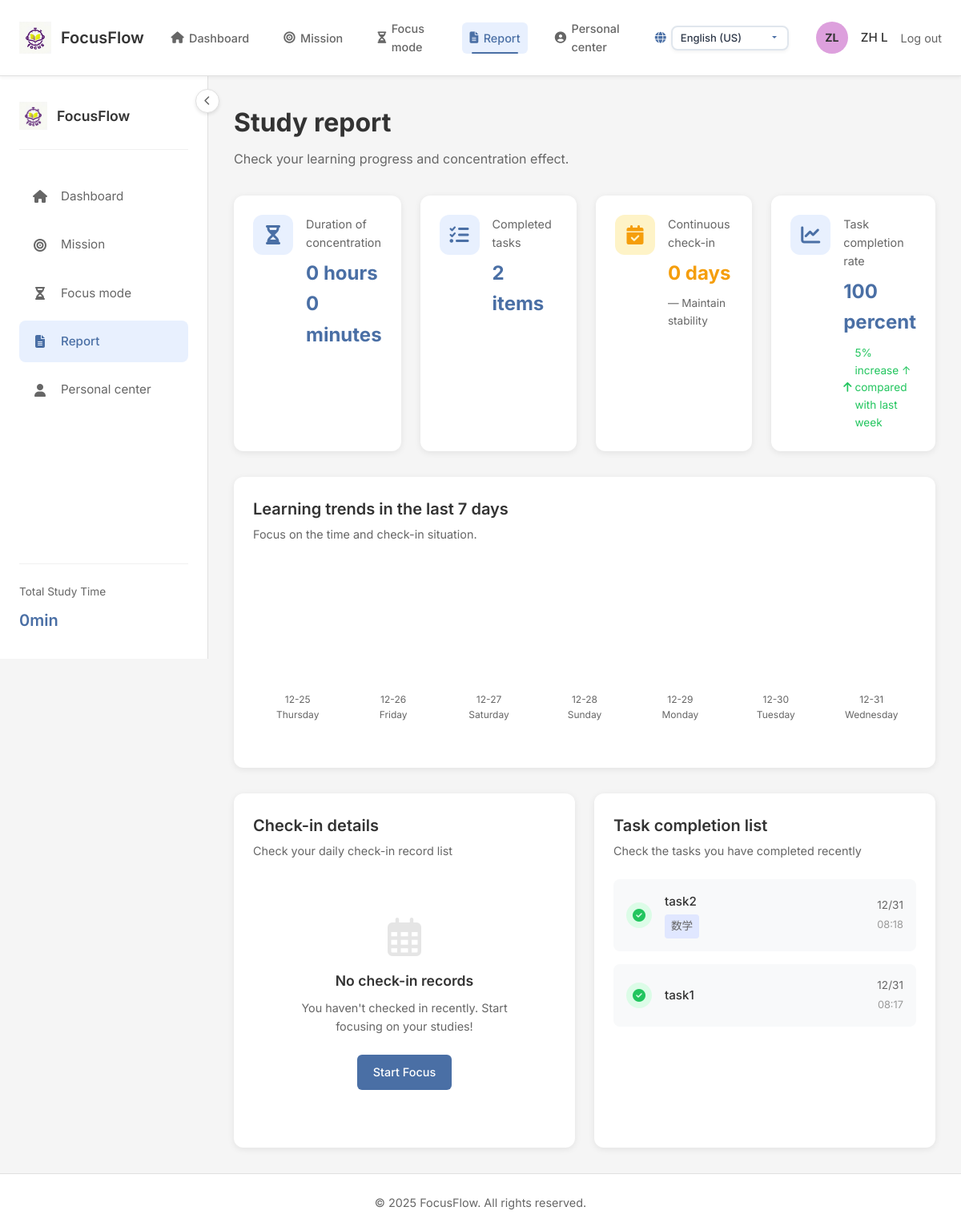
The app's page /reports (signed in) with its own data.
### tables this page shows
CREATE TABLE tasks (
    id INTEGER PRIMARY KEY AUTOINCREMENT,
    user_id INTEGER NOT NULL,
    title TEXT NOT NULL,
    description TEXT,
    course TEXT,
    priority TEXT DEFAULT 'medium', -- high, medium, low
    status TEXT DEFAULT 'pending', -- pending, in_progress, completed
    due_date TEXT,
    repeat TEXT, -- daily, weekly, monthly
    estimated_time INTEGER DEFAULT 60, -- 添加预计时间字段，默认60分钟
    created_at TIMESTAMP DEFAULT CURRENT_TIMESTAMP,
    updated_at TIMESTAMP DEFAULT CURRENT_TIMESTAMP,
    FOREIGN KEY (user_id) REFERENCES users (id) ON DELETE CASCADE
);

### app.py (the view, shortened to what this page needs)
@app.route('/reports')
@login_required
def reports():
    print("[调试] 访问报告页面")
    lang = get_current_lang()
    translations = get_translations(lang)
    weekly_stats = {'focus_time': 0, 'completed_sessions': 0, 'total_sessions': 0,
                    'completed_tasks': 0, 'total_tasks': 0, 'productivity_score': 0, 'streak_days': 0}
    weekly_trend = []
    checked_in_dates = []
    user_id = session['user_id']
    conn = get_db_connection()
    try:
        week_start = (datetime.now() - timedelta(days=6)).strftime('%Y-%m-%d')
        focus_stats = conn.execute('''
            SELECT
                COUNT(*) as total_sessions,
                COUNT(CASE WHEN end_time IS NOT NULL THEN 1 END) as completed_sessions,
SUM(duration) as total_duration
            FROM focus_sessions
            WHERE user_id = ? AND date(start_time) >= ?
        ''', (user_id, week_start)).fetchone()
        total_sessions = focus_stats['total_sessions'] or 0
        completed_sessions = focus_stats['completed_sessions'] or 0
        total_duration = focus_stats['total_duration'] or 0
        focus_hours = total_duration // 60
        focus_minutes = total_duration % 60
        focus_time_info = {'hours': focus_hours, 'minutes': focus_minutes, 'total_minutes': total_duration}
        task_stats = conn.execute('''
            SELECT
                COUNT(*) as total_tasks,
                COUNT(CASE WHEN status = 'completed' THEN 1 END) as completed_tasks
            FROM tasks
            WHERE user_id = ? AND date(created_at) >= ?
        ''', (user_id, week_start)).fetchone()
        total_tasks = task_stats['total_tasks'] or 0
        completed_tasks = task_stats['completed_tasks'] or 0
        if total_tasks == 0:
            task_completion_rate = 0
        else:
            task_completion_rate = int((completed_tasks / total_tasks) * 100)
        checkin_dates = conn.execute('''
            SELECT date FROM checkins
            WHERE user_id = ?
            ORDER BY date DESC
        ''', (user_id,)).fetchall()
        streak_days = 0
        weekly_stats = {
            'focus_time': focus_time_info,  # 总专注时长（小时和分钟）
            'completed_sessions': completed_sessions,  # 完成的专注会话数
            'total_sessions': total_sessions,  # 总专注会话数
            'completed_tasks': completed_tasks,  # 完成任务数
            'total_tasks': total_tasks,  # 总任务数
            'productivity_score': task_completion_rate,  # 任务完成率
            'streak_days': streak_days  # 连续签到天数
        }
        weekdays = ['Monday', 'Tuesday', 'Wednesday', 'Thursday', 'Friday', 'Saturday', 'Sunday']
        for i in range(6, -1, -1):
            date = datetime.now() - timedelta(days=i)
            date_str = date.strftime('%Y-%m-%d')
            weekday_name = weekdays[date.weekday()]
            is_checked_in = conn.execute('''
            SELECT * FROM checkins WHERE user_id = ? AND date = ?
            ''', (user_id, date_str)).fetchone() is not None
            focus_query = conn.execute('''
                SELECT SUM(duration) as total_minutes
                FROM focus_sessions
                WHERE user_id = ? AND date(start_time) = ?
            ''', (user_id, date_str)).fetchone()
            daily_minutes = focus_query['total_minutes'] or 0
            daily_hours = daily_minutes // 60
            daily_minutes_remainder = daily_minutes % 60
            focus_time = {'hours': daily_hours, 'minutes': daily_minutes_remainder}
            completed_tasks_day = conn.execute('''
                SELECT t.id, t.title, t.description, t.course, t.updated_at as completion_time
                FROM tasks t
                WHERE t.user_id = ? AND t.status = 'completed' AND date(t.updated_at) = ?
                ORDER BY t.updated_at DESC
            ''', (user_id, date_str)).fetchall()
            tasks_data = []
            for task in completed_tasks_day:
                tasks_data.append({
                    'id': task['id'],
                    'title': task['title'],
                    'description': task['description'],
                    'course_info': task['course'] if task['course'] else '无课程信息',
                    'completion_time': task['completion_time']
                })
            weekly_trend.append({
                'day': weekday_name,
                'value': daily_minutes,  # 保留原始分钟数用于图表计算
                'focus_time': focus_time,  # 添加小时和分钟的字典用于显示
                'date': date_str,
                'date_display': date.strftime('%m月%d日'),
                'checked_in': is_checked_in,
                'tasks': tasks_data,  # 添加任务数据
                'task_count': len(tasks_data)  # 添加任务数量
            })
        checked_in_dates = []
        for trend_data in weekly_trend:
            if trend_data['checked_in']:
                daily_minutes = trend_data['value']
                daily_hours = daily_minutes // 60
                daily_minutes_remainder = daily_minutes % 60
                focus_time = {'hours': daily_hours, 'minutes': daily_minutes_remainder}
                checked_in_dates.append({
                    'date': trend_data['date'],
                    'date_display': trend_data['date_display'],
                    'day': trend_data['day'],
                    'focus_hours': focus_time,  # 使用小时和分钟的字典
                    'value': trend_data['value']  # 保留原始分钟数
                })
        completed_tasks_query = conn.execute('''
            SELECT t.id, t.title, t.course, t.updated_at as completion_time
            FROM tasks t
            WHERE t.user_id = ? AND t.status = 'completed'
            ORDER BY t.updated_at DESC
            LIMIT 20
        ''', (user_id,)).fetchall()
        completed_tasks_list = []
        for task in completed_tasks_query:
            try:
                if isinstance(task['completion_time'], str):
                    completion_time = datetime.strptime(task['completion_time'], '%Y-%m-%d %H:%M:%S')
                else:
                    completion_time = datetime.fromisoformat(str(task['completion_time']))
                completed_tasks_list.append({
                    'id': task['id'],
                    'title': task['title'],
                    'course': task['course'] if task['course'] else None,
                    'completion_date': completion_time.strftime('%m/%d'),
                    'completion_time': completion_time.strftime('%H:%M')
                })
            except Exception as e:
                print(f"[调试] 解析任务完成时间时出错: {str(e)}")
                completed_tasks_list.append({
                    'id': task['id'],
                    'title': task['title'],
                    'course': task['course'] if task['course'] else None,
                    'completion_date': datetime.now().strftime('%m/%d'),
                    'completion_time': datetime.now().strftime('%H:%M')
                })
    except Exception as e:
        print(f"[调试] 报告页面出现错误: {str(e)}")
        completed_tasks_list = []
    finally:
        conn.close()
    return render_template('reports.html', translations=translations, lang=lang, weekly_stats=weekly_stats,
                           weekly_trend=weekly_trend, checked_in_dates=checked_in_dates,
                           completed_tasks_list=completed_tasks_list)

### templates/reports.html (shortened to what this page needs)
{% extends "base.html" %}
{% block content %}
<div class="reports-container">
    <div class="page-header">
        <h1 class="page-title">{{ translations.reports_page_title }}</h1>
        <p class="page-subtitle">{{ translations.reports_page_subtitle }}</p>
    </div>
    <div class="stats-grid modern-grid">
        <div class="stat-card stat-card-modern">
            <div class="stat-icon time-icon">
                <i class="fas fa-hourglass-half"></i>
            </div>
            <div class="stat-content">
                <div class="stat-label">{{ translations.duration_of_concentration }}</div>
                <div class="stat-value highlight">{{ weekly_stats.focus_time.hours|default('0') }} {{ translations['hours'] }} {{ weekly_stats.focus_time.minutes|default('0') }} {{ translations['minutes'] }}</div>
            </div>
        </div>
        <div class="stat-card stat-card-modern">
            <div class="stat-icon tasks-icon">
                <i class="fas fa-tasks"></i>
            </div>
            <div class="stat-content">
                <div class="stat-label">{{ translations.completed_tasks }}</div>
                <div class="stat-value highlight">{{ weekly_stats.completed_tasks|default('0') }} {{ translations['items'] }}</div>
            </div>
        </div>
        <div class="stat-card stat-card-modern">
            <div class="stat-icon streak-icon">
                <i class="fas fa-calendar-check"></i>
            </div>
            <div class="stat-content">
                <div class="stat-label">{{ translations.continuous_checkin }}</div>
                <div class="stat-value highlight streak-value">{{ weekly_stats.streak_days|default('0') }} {{ translations['days'] }}</div>
                <div class="stat-change neutral">{{ translations.maintain_stability }}</div>
            </div>
        </div>
        <div class="stat-card stat-card-modern">
            <div class="stat-icon productivity-icon">
                <i class="fas fa-chart-line"></i>
            </div>
            <div class="stat-content">
                <div class="stat-label">{{ translations.task_completion_rate }}</div>
                <div class="stat-value highlight">{{ weekly_stats.productivity_score|default('0') }} {{ translations['percent'] }}</div>
                <div class="stat-change positive">
                    <i class="fas fa-arrow-up"></i> {{ translations.compared_with_last_week }}
                </div>
            </div>
        </div>
    </div>
    <div class="learning-chart card-shadow">
        <div class="section-header">
            <div>
                <h2>{{ translations.learning_trends_7_days }}</h2>
                <p class="section-subtitle">{{ translations.learning_trends_subtitle }}</p>
            </div>
        </div>
        <div class="chart-placeholder enhanced-chart">
            <div class="chart-bars modern-chart-bars">
                {% for day_data in weekly_trend %}
                <div class="chart-bar modern-chart-bar">
                    <span class="bar-label">{{ day_data.date[-5:] }}<br>{{ day_data.day }}</span>
                </div>
                {% endfor %}
            </div>
        </div>
    </div>
    <div class="reports-details-grid">
        <div class="checkin-details card-shadow">
            <div class="section-header">
                <div>
                    <h2>{{ translations.checkin_details }}</h2>
                    <p class="section-subtitle">{{ translations.checkin_details_subtitle }}</p>
                </div>
            </div>
            {% if checked_in_dates %}
            <div class="checkin-dates-list">
                {% for checkin in checked_in_dates|sort(reverse=true, attribute='date') %}
                <div class="checkin-date-item modern-checkin-item">
                    <div class="checkin-date-info">
                        <span class="checkin-day">{{ checkin.day }}</span>
                        <span class="checkin-date">{{ checkin.date_display }}</span>
                    </div>
                    <div class="checkin-stats">
                        <span class="checkin-focus-time">
                            <i class="fas fa-clock"></i>
                            {{ checkin.focus_hours.hours|default('0') }} {{ translations['hours'] }} {{ checkin.focus_hours.minutes|default('0') }} {{ translations['minutes'] }}
                        </span>
                        <span class="checkin-badge"><i class="fas fa-check-circle"></i> {{ translations.legend_checked_in }}</span>
                    </div>
                </div>
                {% endfor %}
            </div>
            {% else %}
            <div class="empty-state enhanced-empty-state">
                <div class="empty-icon-container">
                    <i class="far fa-calendar-alt empty-icon-large"></i>
                </div>
                <p class="empty-title">{{ translations.no_checkin_records }}</p>
                <p class="empty-subtitle">{{ translations.no_checkin_records_subtitle }}</p>
                <a href="{{ url_for('focus', lang=lang) }}" class="btn btn-primary btn-small">{{ translations.start_focus }}</a>
            </div>
            {% endif %}
        </div>
        <div class="completed-tasks card-shadow">
            <div class="section-header">
                <div>
                    <h2>{{ translations.task_completion_list }}</h2>
                    <p class="section-subtitle">{{ translations.task_completion_list_subtitle }}</p>
                </div>
            </div>
            {% if completed_tasks_list %}
            <div class="completed-tasks-list">
                {% for task in completed_tasks_list %}
                <div class="completed-task-item modern-task-item">
                    <div class="task-icon-completed">
                        <i class="fas fa-check-circle"></i>
                    </div>
                    <div class="task-info-completed">
                        <span class="task-title-completed">{{ task.title }}</span>
                        {% if task.course %}
                        <span class="course-tag-completed">{{ task.course }}</span>
                        {% endif %}
                    </div>
                    <div class="task-completion-time">
                        {% if task.completion_time %}
                        <span class="completion-date">{{ task.completion_date }}</span>
                        <span class="completion-time">{{ task.completion_time }}</span>
                        {% endif %}
                    </div>
                </div>
                {% endfor %}
            </div>
            {% endif %}
        </div>
    </div>
</div>
{% endblock %}

### records on screen
tasks: title "task2", course "数学", completion_date "12/31", completion_time "08:18"
tasks: title "task1", completion_date "12/31", completion_time "08:17"

### other values on screen
{{ translations.dashboard }} "Dashboard"
{{ translations.tasks }} "Mission"
{{ translations.focus }} "Focus mode"
{{ translations.reports }} "Report"
{{ translations.profile }} "Personal center"
{{ g.initials|default('UU') }} "ZL"
{{ g.user_name|default('User') }} "ZH L"
{{ translations.logout }} "Log out"
{{ translations.total_study_time }} "Total Study Time"
{{ g.total_study_time|default('0h 0m') }} "0min"
{{ translations.reports_page_title }} "Study report"
{{ translations.reports_page_subtitle }} "Check your learning progress and concentration effect."
{{ translations.duration_of_concentration }} "Duration of concentration"
{{ weekly_stats.focus_time.hours|default('0') }} "0"
{{ translations['hours'] }} "hours"
